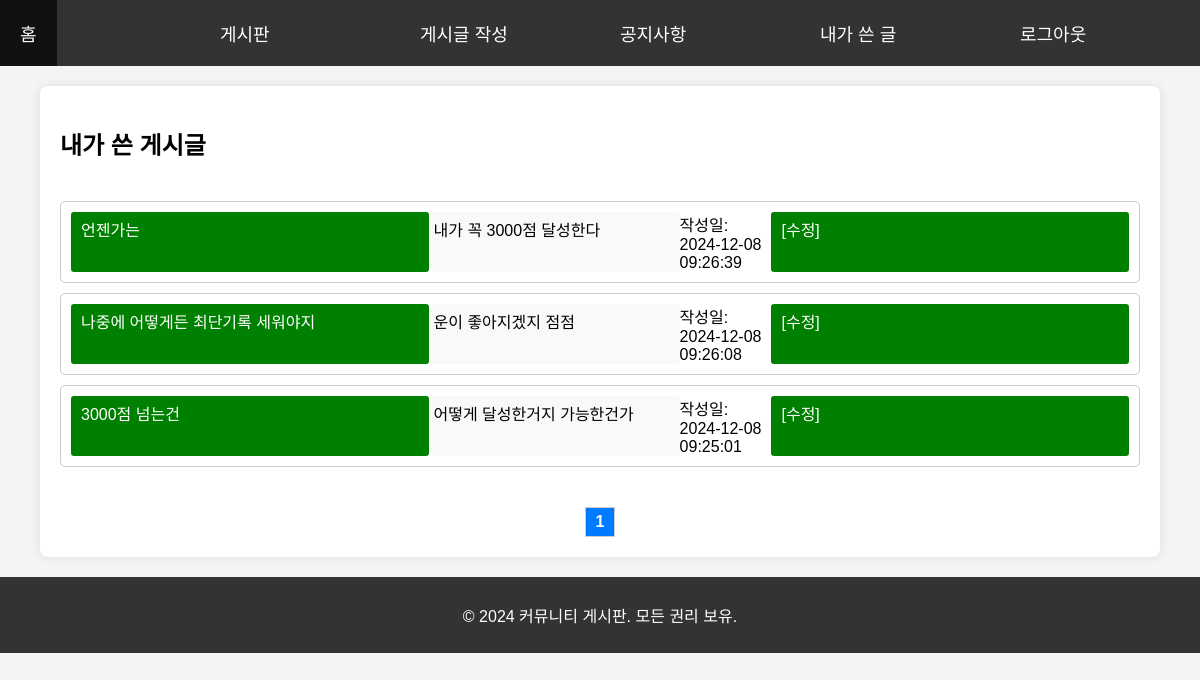
/기말과제/my_posts.php (signed in), run on the app's committed database.
### tables this page shows
CREATE TABLE `posts` (
  `post_id` int(11) NOT NULL,
  `title` varchar(255) NOT NULL,
  `content` text NOT NULL,
  `user_id` int(11) DEFAULT NULL,
  `created_at` timestamp NOT NULL DEFAULT current_timestamp(),
  `updated_at` timestamp NOT NULL DEFAULT current_timestamp() ON UPDATE current_timestamp(),
  `is_announcement` tinyint(1) DEFAULT 0,
  `score` int(11) NOT NULL,
  `game_name` varchar(255) NOT NULL
);

### 기말과제/my_posts.php (the view, shortened to what this page needs)
<?php
include('db.php');
$posts_per_page = 5;
$page = isset($_GET['page']) ? (int)$_GET['page'] : 1;
$offset = ($page - 1) * $posts_per_page;
$user_id = $_SESSION['user_id'];
$sql_posts = "SELECT posts.post_id, posts.title, posts.content, posts.created_at, users.username
              FROM posts
              JOIN users ON posts.user_id = users.user_id
              WHERE posts.user_id = ?
              ORDER BY posts.created_at DESC
              LIMIT ? OFFSET ?";
$stmt_posts = $conn->prepare($sql_posts);
$stmt_posts->bind_param("iii", $user_id, $posts_per_page, $offset);
$stmt_posts->execute();
$result_posts = $stmt_posts->get_result();
$total_sql = "SELECT COUNT(*) AS total_posts
              FROM posts
              WHERE user_id = ?";
$total_stmt = $conn->prepare($total_sql);
$total_stmt->bind_param("i", $user_id);
$total_stmt->execute();
$total_result = $total_stmt->get_result();
$total_posts = $total_result->fetch_assoc()['total_posts'];
$total_pages = ceil($total_posts / $posts_per_page);
?>
<!DOCTYPE html>
<html lang="ko">
<head>
    <link rel="stylesheet" href="commu.css">
</head>
<body>
    <ul id="navbar" style="display:flex;">
        <li><a href="index.php">홈</a></li>
        <li><a href="commu.php">게시판</a></li>
        <li><a href="write_post.php">게시글 작성</a></li>
        <li><a href="info.php">공지사항</a></li>
        <?php if (isset($_SESSION['username'])): ?>
            <li><a href="my_posts.php">내가 쓴 글</a></li>
            <li><a href="logout.php">로그아웃</a></li>
        <?php else: ?>
            <li><a href="login.php">로그인</a></li>
            <li><a href="signup.php">회원가입</a></li>
        <?php endif; ?>
    </ul>
    <div class="container">
        <h2>내가 쓴 게시글</h2>
        <div class="posts-container">
            <?php if ($result_posts->num_rows > 0): ?>
                <?php while ($post = $result_posts->fetch_assoc()): ?>
                    <div class="post-item">
                        <a href="view_post.php?post_id=<?= $post['post_id'] ?>" target="_blank">
                            <?= htmlspecialchars($post['title']) ?>
                        </a>
                        <div class="preview"><?= htmlspecialchars($post['content']) ?></div>
                        <span>작성일: <?= htmlspecialchars($post['created_at']) ?></span>
                        <a href="edit_post.php?post_id=<?= $post['post_id'] ?>">[수정]</a>
                    </div>
                <?php endwhile; ?>
            <?php else: ?>
                <p>작성한 게시글이 없습니다.</p>
            <?php endif; ?>
        </div>
        <div class="pagination">
            <?php for ($i = 1; $i <= $total_pages; $i++): ?>
                <a href="my_posts.php?page=<?= $i ?>" <?= ($i == $page) ? 'style="font-weight: bold;"' : '' ?>><?= $i ?></a>
            <?php endfor; ?>
        </div>
    </div>
    <footer>
        <p>&copy; 2024 커뮤니티 게시판. 모든 권리 보유.</p>
    </footer>
</body>
</html>

### 기말과제/commu.css (style rules this page uses)
body, html { margin: 0; padding: 0; height: 100%; }
body { font-family: Arial, sans-serif; background-color: #f4f4f4; display: flex; flex-direction: column; }
ul { z-index: 1; list-style-type: none; margin: 0; padding: 0; overflow: flex; background-color: #333; position: sticky; top: 0; display: table-row; align-items: center; }
li { position: relative; display: flex; align-items: stretch; height: 100%; flex: 1; }
li a { font-size: 18px; display: block; color: white; padding: 20px 20px; text-decoration: none; align-items: center; justify-content: center; }
.container { display: grid; grid-template-columns: repeat(2, 1fr); grid-template-rows: auto auto; gap: 20px; width: 90%; margin: 20px auto; padding: 20px; background-color: white; border-radius: 8px; box-shadow: 0 0 10px rgba(0, 0, 0, 0.1); align-items: stretch; }
footer { background-color: #333; color: white; text-align: center; padding: 10px 0; width: 100%; position: relative; bottom: 0; }

### 기말과제/my_posts.php (style rules this page uses)
.container { display: flex; flex-direction: column; gap: 20px; }
.posts-container { display: flex; flex-direction: column; gap: 10px; }
.post-item { display: flex; justify-content: space-between; background-color: white; color: black; padding: 10px; border-radius: 5px; border: 1px solid #ccc; }
.post-item a { background-color: green; color: white; padding: 5px 10px; text-decoration: none; border-radius: 3px; display: block; width: 70%; overflow: hidden; text-overflow: ellipsis; white-space: nowrap; }
.post-item .preview { background-color: #f9f9f9; padding: 5px; border-radius: 5px; width: 50%; overflow: hidden; text-overflow: ellipsis; white-space: nowrap; }
.pagination { display: flex; justify-content: center; gap: 10px; margin-top: 20px; }
.pagination a { padding: 5px 10px; border: 1px solid #ccc; text-decoration: none; color: #007bff; }

### data on the page
posts: title "언젠가는", content "내가 꼭 3000점 달성한다", created_at "2024-12-08 09:26:39"
posts: title "나중에 어떻게든 최단기록 세워야지", content "운이 좋아지겠지 점점", created_at "2024-12-08 09:26:08"
posts: title "3000점 넘는건", content "어떻게 달성한거지 가능한건가", created_at "2024-12-08 09:25:01"
